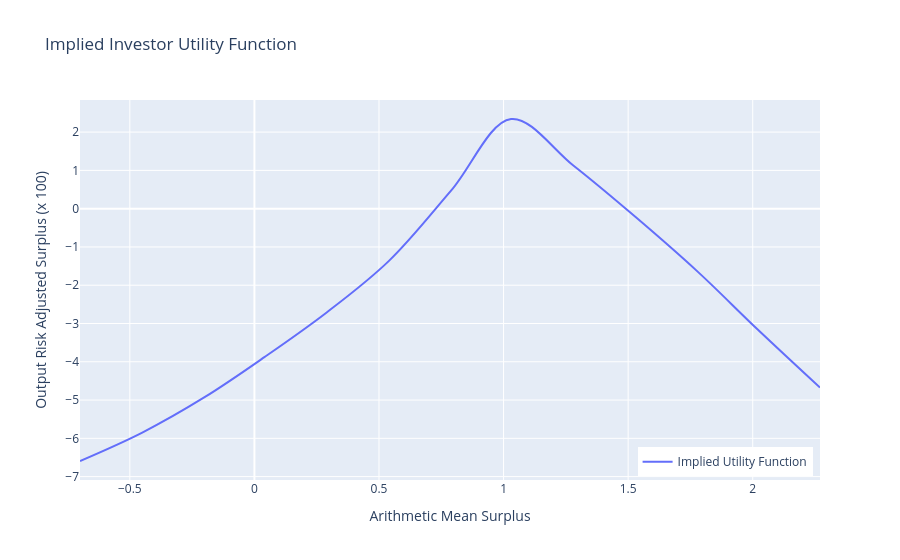

This figure's notebook cell:
### Code cell
utility_fig.show()

### Figure 1 — Plotly figure (JSON) as saved in the notebook; plotly's stock layout.template omitted (floating-point values rounded to 4 significant figures)
{"data": [{"hovertemplate": "Arithmetic Mean Surplus=%{x}<br>Output Risk Adjusted Surplus (x 100)=%{y}<extra></extra>", "legendgroup": "", "line": {"color": "#636efa", "dash": "solid", "shape": "spline"}, "marker": {"symbol": "circle"}, "mode": "lines", "name": "Implied Utility Function", "orientation": "v", "showlegend": true, "type": "scatter", "x": [-0.7, -0.45, -0.2, 0.04, 0.29, 0.54, 0.79, 1.03, 1.28, 1.53, 1.78, 2.02, 2.27], "xaxis": "x", "y": [-6.592, -5.849, -4.925, -3.879, -2.712, -1.364, 0.4772, 2.342, 1.128, -0.2198, -1.651, -3.158, -4.675], "yaxis": "y"}], "layout": {"legend": {"tracegroupgap": 0, "x": 0.99, "xanchor": "right", "y": 0.01, "yanchor": "bottom"}, "title": {"text": "Implied Investor Utility Function"}, "xaxis": {"anchor": "y", "domain": [0.0, 1.0], "title": {"text": "Arithmetic Mean Surplus"}}, "yaxis": {"anchor": "x", "domain": [0.0, 1.0], "title": {"text": "Output Risk Adjusted Surplus (x 100)"}}}}
